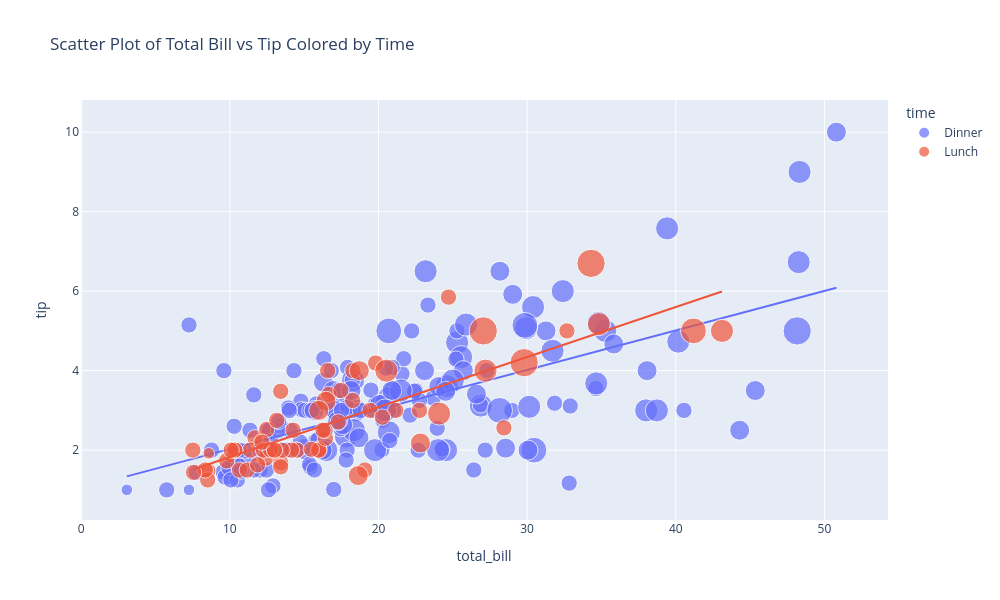

Notebook code for this chart:
### Code cell
# Задание 1: Расширенная диаграмма рассеяния

# Создать диаграмму рассеивания с дополнительной сложностью для визуализации взаимосвязи между двумя переменными. 
# Используйте набор данных tips, доступный в Plotly Express. Постройте график total_bill на оси x и tip на оси y. 
# Раскрасьте точки по времени (обед или ужин). Добавьте на график линию тренда и настройте размер маркеров в зависимости от размера вечеринки.

df_tips = px.data.tips()
display(df_tips)
fig = px.scatter(df_tips, 
                x='total_bill',
                y='tip',
                color='time',
                trendline='ols',
                size='size',
                width=1000,
                height=600,
                title='Scatter Plot of Total Bill vs Tip Colored by Time')
fig.show()

### Figure 1 — Plotly figure (JSON) as saved in the notebook; plotly's stock layout.template omitted (floating-point values rounded to 4 significant figures; data arrays with more than 128 entries replaced by an {"elided": "..."} marker saying what was removed)
{"data": [{"hovertemplate": "time=Dinner<br>total_bill=%{x}<br>tip=%{y}<br>size=%{marker.size}<extra></extra>", "legendgroup": "Dinner", "marker": {"color": "#636efa", "size": {"elided": "176 int values"}, "sizemode": "area", "sizeref": 0.015, "symbol": "circle"}, "mode": "markers", "name": "Dinner", "orientation": "v", "showlegend": true, "type": "scatter", "x": {"elided": "176 float values"}, "xaxis": "x", "y": {"elided": "176 float values"}, "yaxis": "y"}, {"hovertemplate": "<b>OLS trendline</b><br>tip = 0.0994262 * total_bill + 1.03489<br>R<sup>2</sup>=0.400526<br><br>time=Dinner<br>total_bill=%{x}<br>tip=%{y} <b>(trend)</b><extra></extra>", "legendgroup": "Dinner", "marker": {"color": "#636efa", "symbol": "circle"}, "mode": "lines", "name": "Dinner", "showlegend": false, "type": "scatter", "x": {"elided": "176 float values"}, "xaxis": "x", "y": {"elided": "176 float values"}, "yaxis": "y"}, {"hovertemplate": "time=Lunch<br>total_bill=%{x}<br>tip=%{y}<br>size=%{marker.size}<extra></extra>", "legendgroup": "Lunch", "marker": {"color": "#EF553B", "size": [4, 2, 2, 2, 2, 1, 2, 2, 4, 2, 2, 2, 2, 2, 2, 4, 2, 2, 2, 2, 2, 6, 2, 2, 2, 3, 2, 2, 2, 2, 2, 2, 2, 2, 2, 2, 2, 6, 5, 6, 2, 2, 3, 2, 2, 2, 2, 2, 2, 2, 2, 2, 4, 2, 2, 3, 2, 2, 2, 4, 3, 2, 2, 1, 3, 2, 2, 2], "sizemode": "area", "sizeref": 0.015, "symbol": "circle"}, "mode": "markers", "name": "Lunch", "orientation": "v", "showlegend": true, "type": "scatter", "x": [27.2, 22.76, 17.29, 19.44, 16.66, 10.07, 32.68, 15.98, 34.83, 13.03, 18.28, 24.71, 21.16, 10.65, 12.43, 24.08, 11.69, 13.42, 14.26, 15.95, 12.48, 29.8, 8.52, 14.52, 11.38, 22.82, 19.08, 20.27, 11.17, 12.26, 18.26, 8.51, 10.33, 14.15, 16.0, 13.16, 17.47, 34.3, 41.19, 27.05, 16.43, 8.35, 18.64, 11.87, 9.78, 7.51, 19.81, 28.44, 15.48, 16.58, 7.56, 10.34, 43.11, 13.0, 13.51, 18.71, 12.74, 13.0, 16.4, 20.53, 16.47, 12.16, 13.42, 8.58, 15.98, 13.42, 16.27, 10.09], "xaxis": "x", "y": [4.0, 3.0, 2.71, 3.0, 3.4, 1.83, 5.0, 2.03, 5.17, 2.0, 4.0, 5.85, 3.0, 1.5, 1.8, 2.92, 2.31, 1.68, 2.5, 2.0, 2.52, 4.2, 1.48, 2.0, 2.0, 2.18, 1.5, 2.83, 1.5, 2.0, 3.25, 1.25, 2.0, 2.0, 2.0, 2.75, 3.5, 6.7, 5.0, 5.0, 2.3, 1.5, 1.36, 1.63, 1.73, 2.0, 4.19, 2.56, 2.02, 4.0, 1.44, 2.0, 5.0, 2.0, 2.0, 4.0, 2.01, 2.0, 2.5, 4.0, 3.23, 2.2, 3.48, 1.92, 3.0, 1.58, 2.5, 2.0], "yaxis": "y"}, {"hovertemplate": "<b>OLS trendline</b><br>tip = 0.125853 * total_bill + 0.567362<br>R<sup>2</sup>=0.648708<br><br>time=Lunch<br>total_bill=%{x}<br>tip=%{y} <b>(trend)</b><extra></extra>", "legendgroup": "Lunch", "marker": {"color": "#EF553B", "symbol": "circle"}, "mode": "lines", "name": "Lunch", "showlegend": false, "type": "scatter", "x": [7.51, 7.56, 8.35, 8.51, 8.52, 8.58, 9.78, 10.07, 10.09, 10.33, 10.34, 10.65, 11.17, 11.38, 11.69, 11.87, 12.16, 12.26, 12.43, 12.48, 12.74, 13.0, 13.0, 13.03, 13.16, 13.42, 13.42, 13.42, 13.51, 14.15, 14.26, 14.52, 15.48, 15.95, 15.98, 15.98, 16.0, 16.27, 16.4, 16.43, 16.47, 16.58, 16.66, 17.29, 17.47, 18.26, 18.28, 18.64, 18.71, 19.08, 19.44, 19.81, 20.27, 20.53, 21.16, 22.76, 22.82, 24.08, 24.71, 27.05, 27.2, 28.44, 29.8, 32.68, 34.3, 34.83, 41.19, 43.11], "xaxis": "x", "y": [1.513, 1.519, 1.618, 1.638, 1.64, 1.647, 1.798, 1.835, 1.837, 1.867, 1.869, 1.908, 1.973, 2.0, 2.039, 2.061, 2.098, 2.11, 2.132, 2.138, 2.171, 2.203, 2.203, 2.207, 2.224, 2.256, 2.256, 2.256, 2.268, 2.348, 2.362, 2.395, 2.516, 2.575, 2.578, 2.578, 2.581, 2.615, 2.631, 2.635, 2.64, 2.654, 2.664, 2.743, 2.766, 2.865, 2.868, 2.913, 2.922, 2.969, 3.014, 3.061, 3.118, 3.151, 3.23, 3.432, 3.439, 3.598, 3.677, 3.972, 3.991, 4.147, 4.318, 4.68, 4.884, 4.951, 5.751, 5.993], "yaxis": "y"}], "layout": {"height": 600, "legend": {"itemsizing": "constant", "title": {"text": "time"}, "tracegroupgap": 0}, "title": {"text": "Scatter Plot of Total Bill vs Tip Colored by Time"}, "width": 1000, "xaxis": {"anchor": "y", "domain": [0, 1], "title": {"text": "total_bill"}}, "yaxis": {"anchor": "x", "domain": [0, 1], "title": {"text": "tip"}}}}
